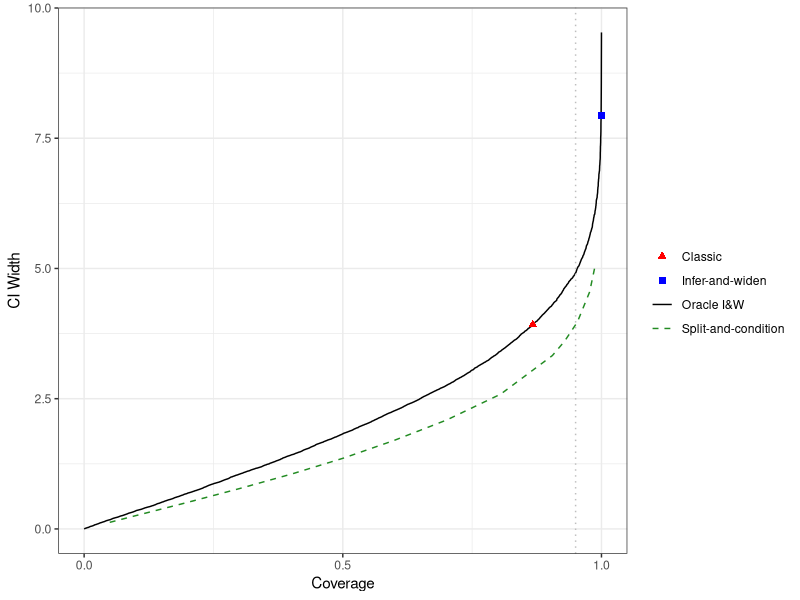
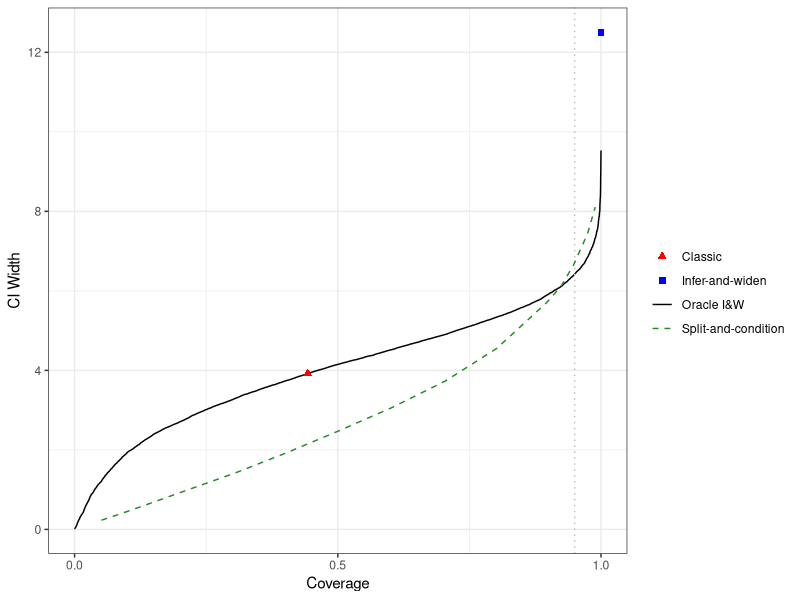

The R source for these figures, in order:
library(ggplot2)
library(VGAM)
library(truncnorm)

fission_data <- function(Y, rep, scale) {
  noise <- rlaplace(length(Y), scale=scale)
  fission <- list()
  fission$Y_train <- Y + noise
  fission$Y_test <- Y
  return( fission )
}

get_as_width <- function(nu, scale, alpha=0.05) {
  h <- 2 * qnorm(1 - nu / (2*n) )
  eta <- h / scale
  
  # Compute base AS width, 1-sided
  as_width <- sigma * qnorm(1 - (alpha - nu) * exp(-eta) / 2)

  return(as_width)
}

n_reps <- 10000
n <- 100
sigma = 1
alphas <- c(0.0125, 0.025, 0.05, 0.075, 0.1, 0.2, 0.3, 0.4, 0.5, 0.6, 0.7, 0.8, 0.9, 0.95)

nu_range <- seq(0, 0.05, length.out = 20)

eps_range <- c(0.25, 0.75)

for (eps in eps_range) {
  
  alpha <- 0.05
  
  # Laplacian var = 2 (scale)^2, so preserve wrt epsilon
  scale <- sqrt( (1 - eps) / 2 / eps )
  
  # AS width
  as_width <- min( mapply(get_as_width, nu_range, scale, alpha) )
  
  # Naive CI width
  naive_width <- sigma * qnorm(1 - alpha/2)
  
  # Check coverages of methods
  df_coverage <- 0
  as_coverage <- 0
  naive_coverage <- 0
  df_widths_alpha <- vector("list", length(alphas))
  df_coverages_alpha <- vector("list", length(alphas))

  # For optimal infer-and-widen
  biases <- c()

  for (rep in seq(n_reps)) {
    set.seed(rep)
    
    # Simulate and fission data
    Y <- rnorm(n, mean = 0, sd = sigma)
    fission <- fission_data(Y, scale=scale)
    
    # Select winner
    i_hat <- which.max(fission$Y_train)
    
    # Check naive coverage
    if ( 0 < Y[i_hat] + naive_width & 0 > Y[i_hat] - naive_width  ) {
      naive_coverage <- naive_coverage + 1 / n_reps
    }
    
    # Get bias of the infer_widen point estimate
    bias <- fission$Y_test[i_hat]
    biases <- c(biases, bias)
    
    # Check if AS covered
    if ( 0 < Y[i_hat] + as_width & 0 > Y[i_hat] - as_width  ) {
      as_coverage <- as_coverage + 1 / n_reps
    }

    for (alpha_i in seq(length(alphas))) {
      alpha <- alphas[alpha_i]

      # Get DF width and check if covered
      try({
        if (fission$Y_train[i_hat] < Y[i_hat]) {
          lb = -10
          ub = 10
          b <- optimize( {
            function(mu) (
              ptruncnorm( q = Y[i_hat], a = fission$Y_train[i_hat], mean = mu, sd = sigma) - (alpha / 2))^2
            }, lower=lb, upper=ub)$minimum
          a <- optimize( {
            function(mu) (
              ptruncnorm( q = Y[i_hat], a = fission$Y_train[i_hat], mean = mu, sd = sigma) - ( 1 - alpha / 2))^2
            }, lower=lb, upper=ub)$minimum
          
          a <- a + sigma^2 / scale
          b <- b + sigma^2 / scale
        } else {
          lb = -10
          ub = 10
          b <- optimize({
            function(mu) (
              ptruncnorm( q = Y[i_hat], b = fission$Y_train[i_hat], mean = mu, sd = sigma) - (alpha / 2))^2
            }, lower=lb, upper=ub)$minimum
          a <- optimize({
            function(mu) (
              ptruncnorm( q = Y[i_hat], b = fission$Y_train[i_hat], mean = mu, sd = sigma) - ( 1 - alpha / 2))^2
            }, lower=lb, upper=ub)$minimum
          
          a <- a - sigma^2 / scale
          b <- b - sigma^2 / scale
        }
  
        df_widths_alpha[[alpha_i]] <- c(df_widths_alpha[[alpha_i]], b - a)

        # Check if DF covered
        if ( 0 > a & 0 < b  ) {
          df_coverages_alpha[[alpha_i]] <- c(df_coverages_alpha[[alpha_i]], 1)
        } else {
          df_coverages_alpha[[alpha_i]] <- c(df_coverages_alpha[[alpha_i]], 0)
        }
      })
    }
  }
  
  df_widths <- c()
  for (alpha_i in seq(length(alphas))) {
    df_widths <- c(df_widths, mean(df_widths_alpha[[alpha_i]]))
  }
  
  df_coverages <- c()
  for (alpha_i in seq(length(alphas))) {
    df_coverages <- c(df_coverages, mean(df_coverages_alpha[[alpha_i]]))
  }
  
  coverages <- seq(1, n_reps) / (n_reps)
  df_width <- mean(df_widths)

  # Create the plot
  g <- ggplot() +
    geom_line(
      data = data.frame(
        sorted_points = 2 * sort(abs(biases)),
        percentages = coverages
      ),
      aes(x = sorted_points, y = percentages, color = "Oracle I&W"),
      linetype = "solid") +
    geom_hline(yintercept = 0.95, linetype = "dotted", color = "grey") +
    geom_point(data = data.frame(x = 2 * as_width, y = as_coverage), aes(x, y, color = "Infer-and-widen"), shape = 15, size=2) +
    geom_line(data = data.frame(x = df_widths, y = df_coverages), aes(x, y, color = "Split-and-condition"), linetype = 'dashed') +
    geom_point(data = data.frame(x = 2 * naive_width, y = naive_coverage), aes(x, y, color = "Classic"), shape = 17, size=2) +
    scale_color_manual(name = "",
                       values = c("Infer-and-widen" = "blue", "Split-and-condition" = "forestgreen", "Classic" = "red", "Oracle I&W" = "black")
                       # labels = c("Infer-and-widen" = "Infer-and-widen", "Split-and-condition" = "Split-and-condition", "Classic" = "Classic", "Oracle I&W" = "Oracle I&W")
    ) +
    labs(x = "CI Width", y = "Coverage", colour="") +
    theme_bw() +
    theme(text = element_text(size = 11)) +
    theme(legend.position = "right") +
    # scale_x_continuous(limits = c(0, 10)) +
    scale_y_continuous(limits = c(0, 1), n.breaks=3) +
    guides(color = guide_legend(override.aes = list(
      shape = c("Classic" = 17, "Infer-and-widen" = 15, "Oracle I&W" = NA, "Split-and-condition" = NA),
      linetype = c("Infer-and-widen" = 0, "Classic" = 0, "Oracle I&W" = 1, "Split-and-condition" = 2)
    ))) +
    coord_flip()
  ggsave(paste0("figures/vignette_1/vignette-1_oracle-curves_laplace_eps=", eps, '.png'), width = 3.25, height = 1.75, unit = "in")
}
